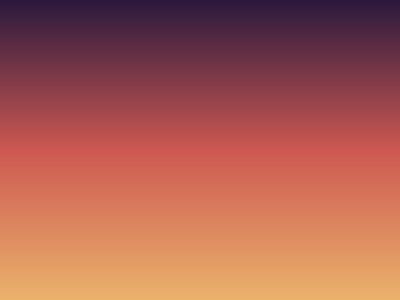
Frame 1 (no input)
Frame 60 (the mouse pressed at the canvas centre just before this capture): identical to frame 1, image omitted
Frame 120 (the mouse held since frame 60 and released just before this capture): identical to frame 1, image omitted

The Processing sketch that drew this single still picture (run headless with seeded random() and noise(); from frame 60 on, the mouse is pressed at the canvas centre):

// Processing sketch: sketch_260529c
// ── sketch_260529c.pde
// 1. 在最外层准备三个颜色的“空碗”
color c1, c2, c3;

void setup() {
  size(400, 300);
  
  // 微调后的颜色（变成了暖色调）
  c1 = color(43, 25, 61);    // 暗紫红
  c2 = color(204, 88, 81);   // 陶土红
  c3 = color(235, 178, 107); // 沙丘黄
}

void draw() {
  loadPixels();
  for (int x = 0; x < width; x++) {
    for (int y = 0; y < height; y++) {
      
// 看 Y 坐标，Y 越大（越往下），进度越深
      float normalizedY = map(y, 0, height - 1, 0, 1); 
      
      color c;
      if (normalizedY < 0.5) {
        c = lerpColor(c1, c2, map(normalizedY, 0, 0.5, 0, 1));
      } else {
        c = lerpColor(c2, c3, map(normalizedY, 0.5, 1, 0, 1));
      }

      pixels[x + y * width] = c; 
    }
  }
  updatePixels();
}
